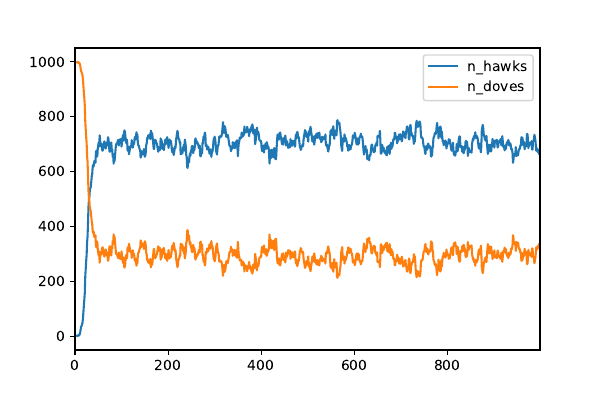

The script that saved this image:
from bird import Bird
import random
import numpy as np
import pandas as pd
import matplotlib


def initialise():
    """
    Create a population of birds - all dove to begin
    """

    birds = []

    for _ in range(1000):
        birds.append(Bird("dove"))

    return (birds)


def timestep(birds, value, cost):
    """
    Pair up the birds, make them compete
    Then produce next generation, weighted by fitness
    """

    next_generation = []

    random.shuffle(birds)

    for _ in range(1000):

        # pair up random birds to contest
        a, b = random.sample(birds, 2)
        a.contest(b, value, cost)

    # generate next generation
    fitnesses = [bird.fitness for bird in birds]

    draw = random.choices(birds, k=1000, weights=fitnesses)
    next_generation = [bird.spawn() for bird in draw]

    return next_generation


def main():

    birds = initialise()

    rows = []

    V = 4
    C = 6

    for _ in range(1000):

        # add the counts to a new row
        strategy = [bird.strategy for bird in birds]
        n_hawks = strategy.count("hawk")
        n_doves = strategy.count("dove")
        row = {'n_hawks': n_hawks, 'n_doves': n_doves}
        rows.append(row)

        # run the timestep function
        birds = timestep(birds, V, C)

    # create dataframe and save output

    df = pd.DataFrame(rows)
    df.to_csv('simulation.csv')
    fig = df.plot(y=["n_hawks", "n_doves"]).get_figure()
    fig.savefig('simulation.pdf')
    fig.show()


if __name__ == "__main__":
    main()
